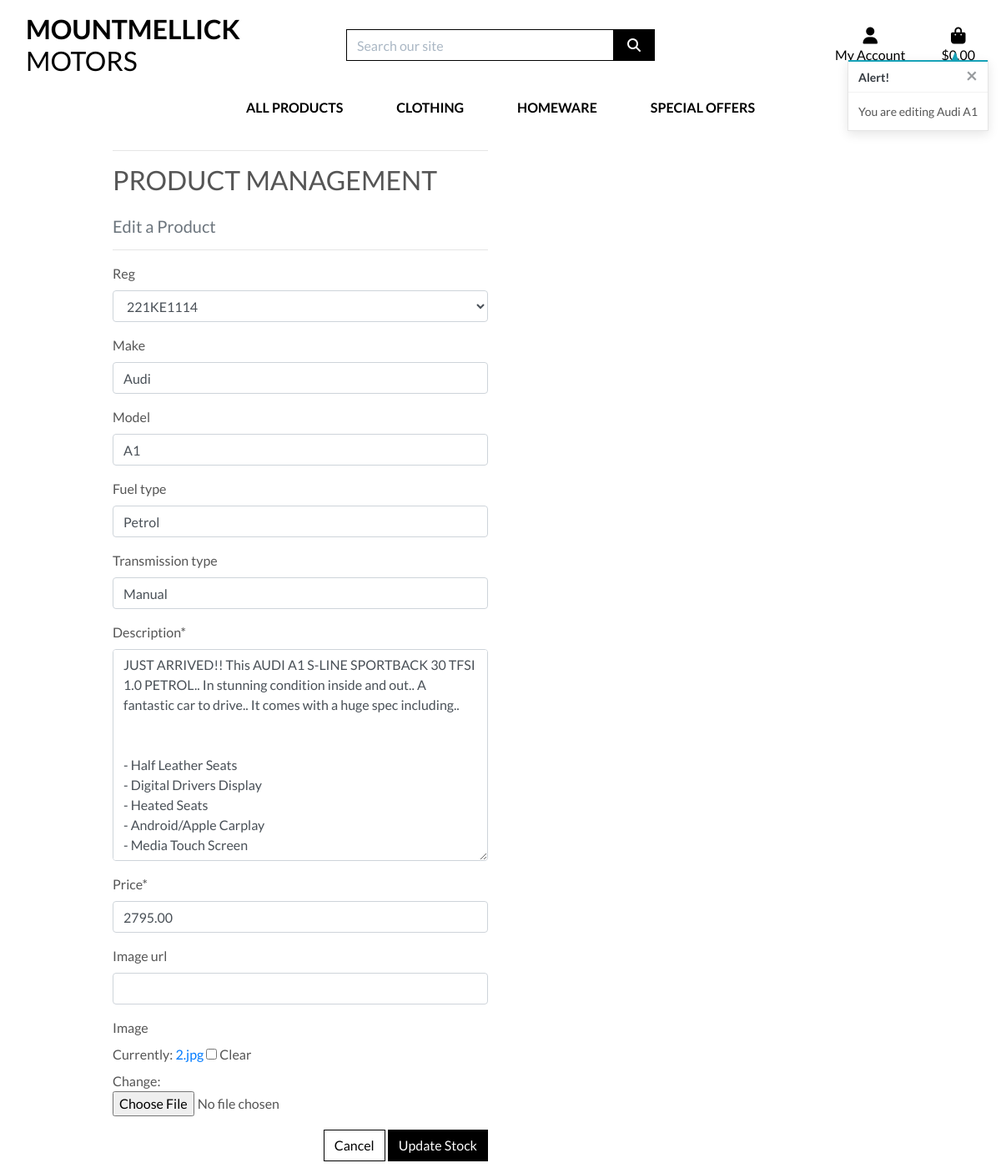
Before: /stock/edit/2/ (signed in) with the older database file.
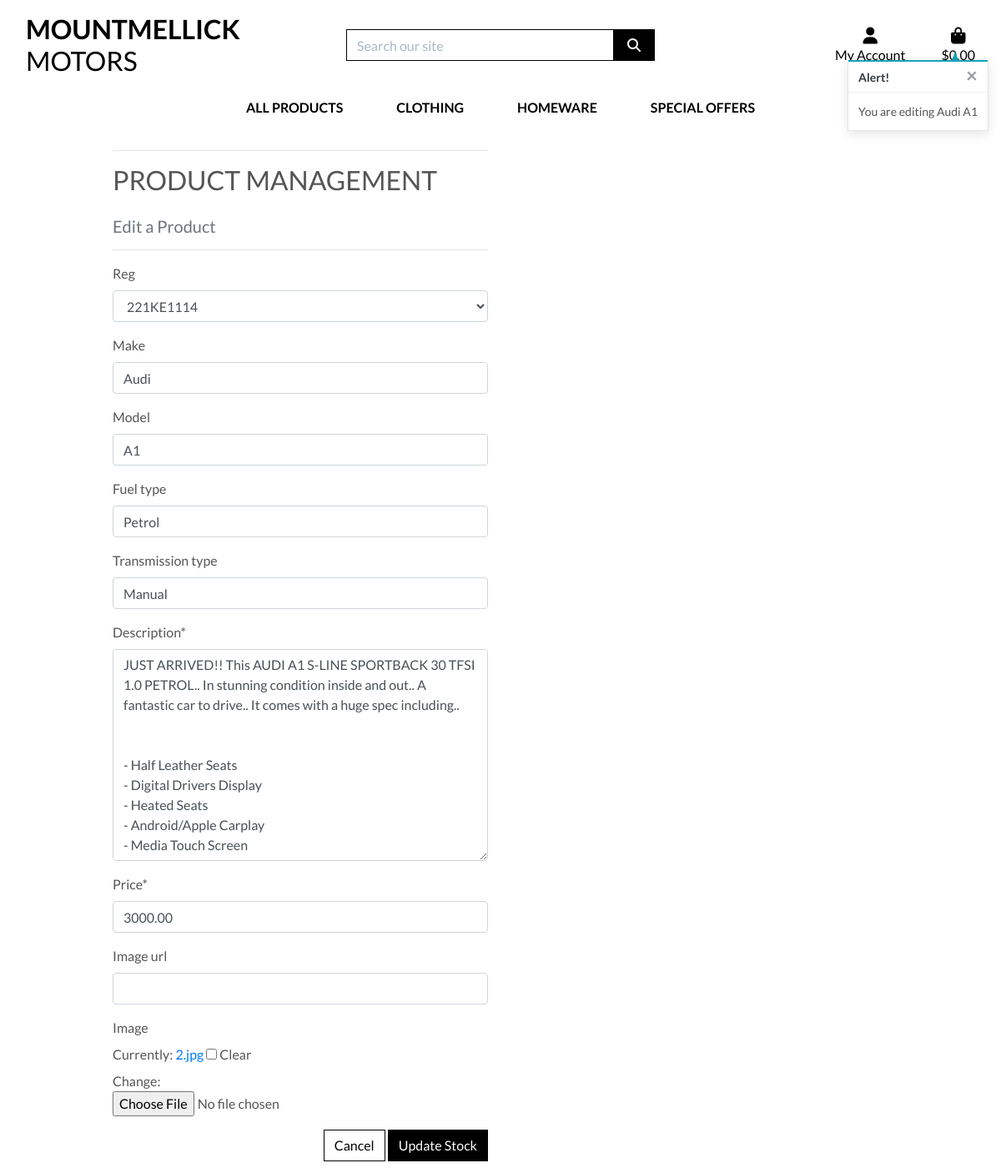
After: the same page with the newer database file.
### products/models.py (models this page shows, shortened)
class Stock(models.Model):
    reg = models.ForeignKey('Reg', null=True, blank=True, on_delete=models.SET_NULL)
    make = models.CharField(max_length=254, null=True, blank=True)
    model = models.CharField(max_length=254, null=True, blank=True)
    fuel_type = models.CharField(max_length=254, null=True, blank=True)
    transmission_type = models.CharField(max_length=254, null=True, blank=True)
    description = models.TextField()
    price = models.DecimalField(max_digits=6, decimal_places=2)
    image_url = models.URLField(max_length=1024, null=True, blank=True)
    image = models.ImageField(null=True, blank=True)

### products/views.py (the view)
# urls.py: path('edit/<int:stock_id>/', views.edit_product, name='edit_product'),
@login_required
def edit_product(request, stock_id):
    if not request.user.is_superuser:
        messages.error(request, 'Sorry, only store owners can do that.')
        return redirect(reverse('home'))
    product = get_object_or_404(Stock, pk=stock_id)
    if request.method == 'POST':
        form = ProductForm(request.POST, request.FILES, instance=product)
        if form.is_valid():
            form.save()
            messages.success(request, 'Successfully updated product!')
            return redirect(reverse('product_detail', args=[product.id]))
        else:
            messages.error(request, 'Failed to update product. Please ensure the form is valid.')
    else:
        form = ProductForm(instance=product)
        messages.info(request, f'You are editing {product.make} {product.model}')
    template = 'products/edit_product.html'
    context = {
        'form': form,
        'product': product,
    }
    return render(request, template, context)

### products/forms.py
class ProductForm(forms.ModelForm):
    class Meta:
        model = Stock
        fields = '__all__'
    def __init__(self, *args, **kwargs):
        super().__init__(*args, **kwargs)

### bag/contexts.py (called while the page is built, shortened)
def bag_contents(request):
    bag_items = []
    total = 0
    stock_count = 0
    bag = request.session.get('bag', {})
    if total < settings.FREE_DELIVERY_THRESHOLD:
        delivery = total * Decimal(settings.STANDARD_DELIVERY_PERCENTAGE / 100)
        free_delivery_delta = settings.FREE_DELIVERY_THRESHOLD - total
    else:
        delivery = 0
        free_delivery_delta = 0
    grand_total = delivery + total
    context = {
        'bag_items': bag_items,
        'total': total,
        'stock_count': stock_count,
        'delivery': delivery,
        'free_delivery_delta': free_delivery_delta,
        'free_delivery_threshold': settings.FREE_DELIVERY_THRESHOLD,
        'grand_total': grand_total,
    }
    return context

### products/models.py (called while the page is built)
    def __str__(self):
        return self.reg_number

### products/templates/products/edit_product.html (shortened to what this page needs)
{% extends "base.html" %}
{% load static %}
{% block page_header %}
    <div class="container header-container">
    </div>
{% endblock %}
{% block content %}
    <div class="overlay"></div>
    <div class="container">
        <div class="row">
            <div class="col-12 col-md-6">
                <hr>
                <h2 class="logo-font mb-4">Product Management</h2>
                <h5 class="text-muted">Edit a Product</h5>
                <hr>
            </div>
        </div>
        <div class="row">
            <div class="col-12 col-md-6">
                <form method="POST" action="{% url 'edit_product' product.id %}" class="form mb-2" enctype="multipart/form-data">
                    {{ form | crispy }}
                    <div class="text-right">
                        <a class="btn btn-outline-black rounded-0" href="{% url 'stock' %}">Cancel</a>
                        <button class="btn btn-black rounded-0" type="submit">Update Stock</button>
                    </div>
                </form>
            </div>
        </div>
    </div>
{% endblock %}

Changed rows visible on the page:
changed Stock "221KE1114": price "2795.00" → "3000.00"
